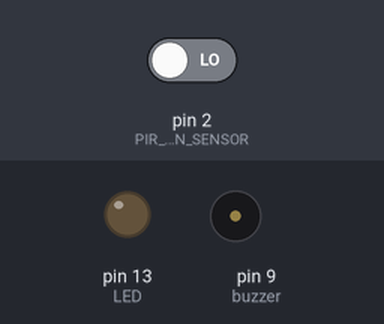
Bench run of a sketch on a simulated Arduino Uno, built with avr-gcc and run on an emulated ATmega328P. Shown: output pins drawn as LEDs (lit = HIGH), buzzer (waves = sounding). The inputs (shaded band) are chosen by the test bench; at power-on: pin 2 (PIR_MOTION_SENSOR) LOW.

Above: at 1.2 s.
1.3 s: pin 2 (PIR_MOTION_SENSOR) driven HIGH
At 1.7 s:
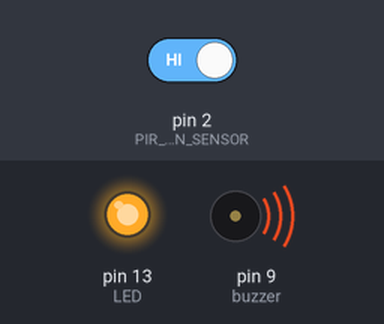
Timing chart, 0 to 4.3 s (numbered marks = the images above; inputs shaded):
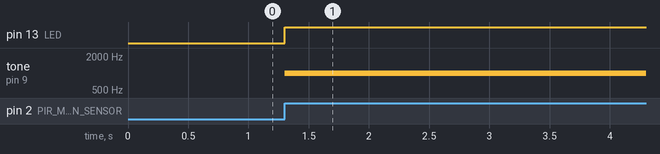

Measured:
- after the input at 1.3 s, pin 13 (LED): LOW → HIGH at once; tone on pin 9 (buzzer): silent → 1000 Hz at once

The sketch:

Pir_sensor_test.ino
```cpp
/*****************************************************************************/
//  Function: If the sensor detects movement in its detecting range,
//        the LED is turned on. Otherwise, the LED is turned off.
//  Hardware: Grove - PIR Motion Sensor, Grove - LED
//  Arduino IDE: Arduino-1.0
//  Author:  Frankie.Chu
//  Date:    Jan 21,2013
//  Version: v1.0
//  by www.seeedstudio.com
//      Modified by: RadioShack Corporation
//      Date: July 18, 2013
//
//  This library is free software; you can redistribute it and/or
//  modify it under the terms of the GNU Lesser General Public
//  License as published by the Free Software Foundation; either
//  version 2.1 of the License, or (at your option) any later version.
//
//  This library is distributed in the hope that it will be useful,
//  but WITHOUT ANY WARRANTY; without even the implied warranty of
//  MERCHANTABILITY or FITNESS FOR A PARTICULAR PURPOSE.  See the GNU
//  Lesser General Public License for more details.
//
//  You should have received a copy of the GNU Lesser General Public
//  License along with this library; if not, write to the Free Software
//  Foundation, Inc., 51 Franklin St, Fifth Floor, Boston, MA 02110-1301 USA
//
/*******************************************************************************/
/*macro definitions of PIR motion sensor pin and LED pin*/
#define PIR_MOTION_SENSOR 2//Use pin 2 to receive the signal from the module
#define LED 13//the LED is connected to D4 of Arduino
#define buzzer 9
void setup()
{
  pinsInit();
}

void loop()
{
  if(isPeopleDetected())//if the sensor detects movement, turn on LED.
    turnOnLED();
  else//if the sensor does not detect movement, do not turn on LED.
    turnOffLED();
}
void pinsInit()
{
  pinMode(PIR_MOTION_SENSOR, INPUT);
  pinMode(LED,OUTPUT);
  pinMode(buzzer,OUTPUT);
}
void turnOnLED()
{
  digitalWrite(LED,HIGH);
  tone(buzzer, 1000, 500);
  delay(500);
}
void turnOffLED()
{
  digitalWrite(LED,LOW);
}
/***************************************************************/
/*Function: Detect whether there is movement in the sensor's detecting range*/
/*Return:-boolean, true is movement is detected.*/
boolean isPeopleDetected()
{
  int sensorValue = digitalRead(PIR_MOTION_SENSOR);
  if(sensorValue == HIGH)//if the sensor value is HIGH?
  {
    return true;//yes,return true
  }
  else
  {
    return false;//no,return false
  }
}
```
